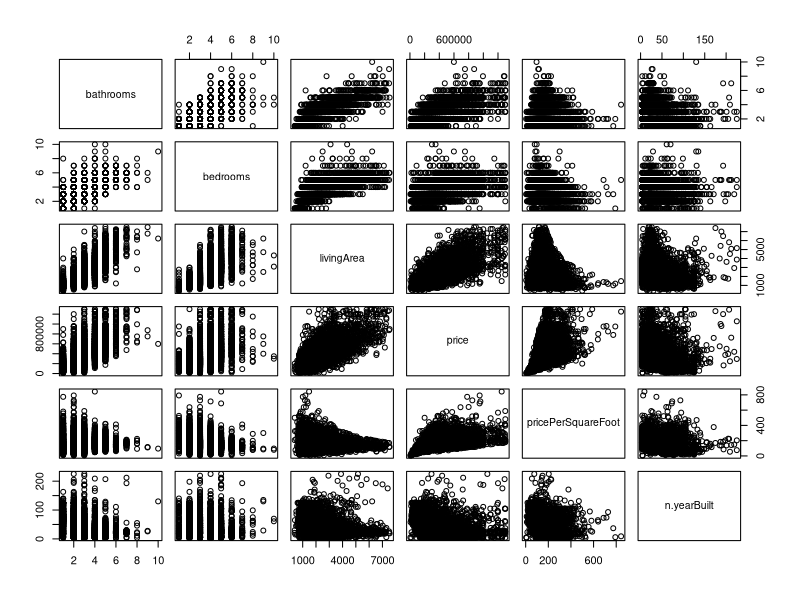
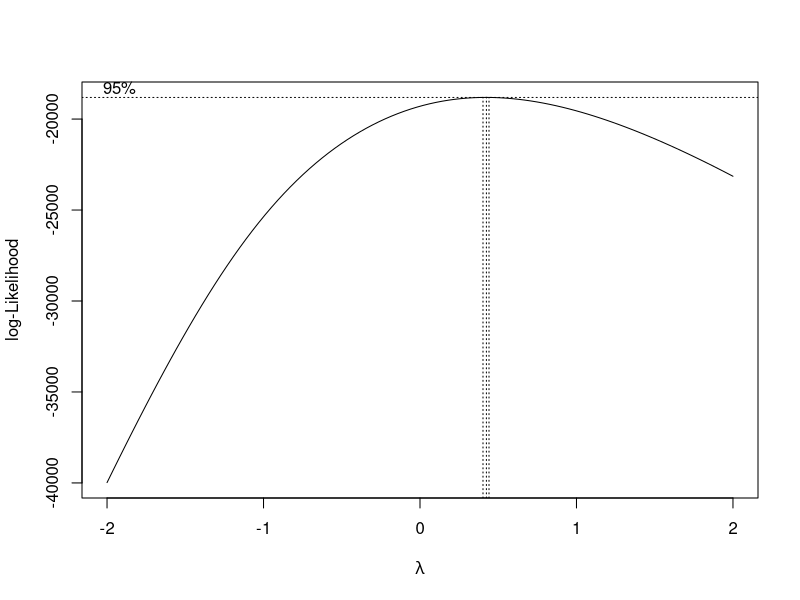
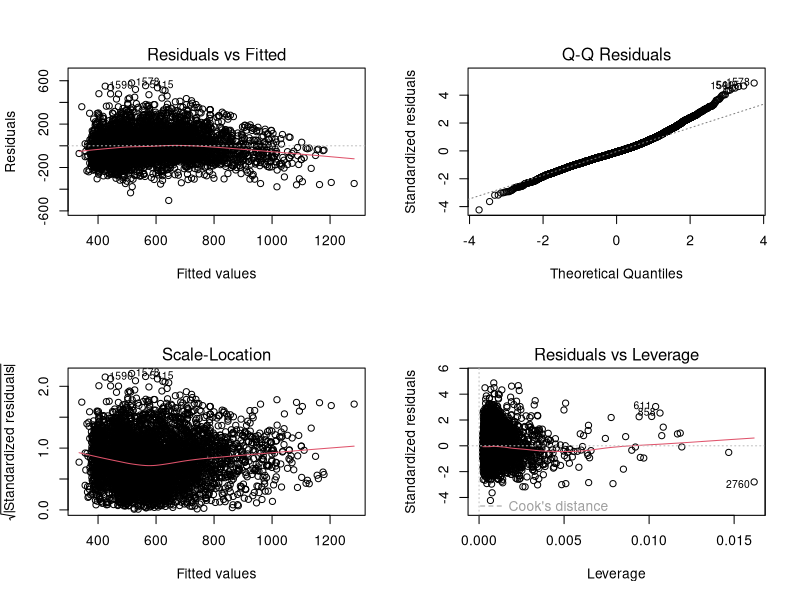

Write R code to recreate these figures, in order. (Note: this script raises an error after producing the figures.)
## ---- chunk 1
# Clear plots
if(!is.null(dev.list())) dev.off()

# Clean workspace
rm(list=ls())

library(car)
library(FactoMineR)
library(lmtest)
library(effects)
library(AER)
library(MASS)
## ---- chunk 2
df <- read.csv("House_Clean2.csv", header = TRUE)

df[sapply(df, is.character)] <- lapply(df[sapply(df, is.character)], as.factor)

# Converting binary columns (only 0 or 1) to factor
df[sapply(df, function(x) all(na.omit(unique(x)) %in% c(0, 1)))] <- 
  lapply(df[sapply(df, function(x) all(na.omit(unique(x)) %in% c(0, 1)))], as.factor)

summary(df)
## ---- chunk 3
num_vars <- names(df)[sapply(df, is.numeric)]
cor(df[,num_vars]) 
plot(df[,num_vars])
## ---- chunk 4
head(df)
m0 <- lm(price ~bedrooms+bathrooms+livingArea+n.yearBuilt, data=df)
summary(m0)
vif(m0)

m0_f <- lm(price ~bedrooms+bathrooms+livingArea+f.yearBuilt, data=df)
summary(m0_f)
vif(m0_f)
# both models have similar AIC and R^2, so we keep the factor yearsBuilt

## ---- chunk 5
boxcox(price ~bedrooms+bathrooms+livingArea+n.yearBuilt, data=df) #we see that sqrt is the suitable tranformation
boxTidwell(sqrt(price) ~ bedrooms+bathrooms+livingArea+n.yearBuilt, data=df) #we put sqrt to livingArea

m1 <- lm(sqrt(price) ~bedrooms+bathrooms+livingArea+n.yearBuilt, data=df)
summary(m1)
vif(m1)
step(m1)
AIC(m1)
par(mfrow=c(2,2))
plot(m1,id=list(n=Inf,labels=row.names(df)))
par(mfrow=c(1,1))

#we remove n.yearBuilt -> higher AIC
m2 <- lm(sqrt(price) ~ bedrooms+bathrooms+livingArea, data=df)
summary(m2)
vif(m2)
anova(m2,m1)
step(m2)
AIC(m2)

#we use the sqrt to livingArea transformation
m3_n <- lm(sqrt(price) ~bedrooms+bathrooms+sqrt(livingArea)+n.yearBuilt, data=df)
summary(m3_n)
vif(m3_n)
anova(m3_n,m1)
step(m3_n)
AIC(m3_n)

#we try to use the factor version of yearBuilt and it yields better results, so we keep this model
m3 <- lm(sqrt(price) ~bedrooms+bathrooms+sqrt(livingArea)+f.yearBuilt, data=df)
summary(m3)
vif(m3)
anova(m3,m1)
step(m3)
AIC(m3)
## ---- chunk 6
marginalModelPlots(m3, id=list(n=0))
residualPlots(m3, id=list(n=0))
avPlots(m3, id=list(n=0))
crPlots(m3, id=list(n=0))
influencePlot(m3, id=list(n=3))
plot(m3)
plot(allEffects(m3))
## ---- chunk 7
# Model with all factors
m_full <- lm(sqrt(price) ~bedrooms+bathrooms+sqrt(livingArea)+f.yearBuilt+levels+garageSpaces+hasGarage+spa+parking+pool+homeType, data=df)
summary(m_full)
Anova(m_full)

# We see that pvalues for hasGarage and spa are lower, we try to exclude them from the model

# Model without hasGarage
m_full2 <- lm(sqrt(price) ~bedrooms+bathrooms+sqrt(livingArea)+f.yearBuilt+levels+garageSpaces+spa+parking+pool+homeType, data=df)
summary(m_full2)
Anova(m_full2)

# Model without hasGarage and spa
m_full3 <- lm(sqrt(price) ~bedrooms+bathrooms+sqrt(livingArea)+f.yearBuilt+levels+garageSpaces+parking+pool+homeType, data=df)
summary(m_full3)
Anova(m_full3)

# Model without spa
m_full4 <- lm(sqrt(price) ~bedrooms+bathrooms+sqrt(livingArea)+f.yearBuilt+levels+garageSpaces+hasGarage+parking+pool+homeType, data=df)
summary(m_full4)
Anova(m_full4)

# AICs are similar, so we keep the simplest model
        #df      AIC
#m_full  20 67250.86
#m_full2 19 67257.26
#m_full3 18 67267.14
#m_full4 19 67260.52

m_step <- step(m_full3, direction = "both", trace = TRUE)
summary(m_step)
AIC(m_step)

marginalModelPlots(m_full3, id=list(n=0))
residualPlots(m_full3, id=list(n=0))
avPlots(m_full3, id=list(n=0))
crPlots(m_full3, id=list(n=0))
influencePlot(m_full3, id=list(n=3))
par(mfrow=c(2,2))
plot(m_full3)
par(mfrow=c(1,1))
## ---- chunk 8
md1 <- lm(sqrt(price)~bathrooms*(f.yearBuilt+levels+garageSpaces+parking+pool+homeType),data=df)
# summary(md1)
step(md1)
# with the step function we conclude that the meaningful interactions with bathroom are
# bathrooms:levels
# bathrooms:garageSpaces
# bathrooms:parking
# bathrooms:homeType

md2 <- lm(sqrt(price)~bedrooms*(f.yearBuilt+levels+garageSpaces+parking+pool+homeType),data=df)
# summary(md2)
step(md2)
# bedrooms:f.yearBuilt
# bedrooms:levels
# bedrooms:garageSpaces
# bedrooms:pool
# bedrooms:homeType

md3 <- lm(sqrt(price)~livingArea*(f.yearBuilt+levels+garageSpaces+parking+pool+homeType),data=df)
# summary(md3)
step(md3)
# livingArea:f.yearBuilt
# livingArea:levels
# livingArea:garageSpaces
# livingArea:parking
# livingArea:homeType

md4 <- lm(sqrt(price)~f.yearBuilt*(levels+garageSpaces+parking+pool+homeType),data=df)
# summary(md4)
step(md4)

#f.yearBuilt:levels
# f.yearBuilt:garageSpaces
# f.yearBuilt:parking 
# f.yearBuilt:pool
# f.yearBuilt:homeType

md5 <- lm(sqrt(price)~levels*(f.yearBuilt+garageSpaces+parking+pool+homeType),data=df)
# summary(md5)
step(md5)
# levels:f.yearBuilt
# levels:garageSpaces
# levels:homeType

md6 <- lm(sqrt(price)~garageSpaces*(f.yearBuilt+levels+parking+pool+homeType),data=df)
# summary(md6)
step(md6)
# garageSpaces:f.yearBuilt
# garageSpaces:levels
# garageSpaces:pool
# garageSpaces:homeType

md7 <- lm(sqrt(price)~parking*(f.yearBuilt+levels+garageSpaces+pool+homeType),data=df)
# summary(md7)
step(md7)
# parking:f.yearBuilt
# parking:homeType

md8 <- lm(sqrt(price)~pool*(f.yearBuilt+levels+garageSpaces+parking+homeType),data=df)
# summary(md8)
step(md8)
# pool:f.yearBuilt
# pool:garageSpaces
# pool:parking
# pool:homeType

md9 <- lm(sqrt(price)~homeType*(f.yearBuilt+levels+garageSpaces+parking+pool),data=df)
# summary(md9)
step(md9)
# homeType:f.yearBuilt
# homeType:levels
# homeType:garageSpaces
# homeType:pool

model <- lm(
  sqrt(price) ~ bedrooms + bathrooms + sqrt(livingArea) + f.yearBuilt +
    levels + garageSpaces + parking + pool + homeType +
    bathrooms:levels +
    bathrooms:garageSpaces +
    bathrooms:parking +
    bathrooms:homeType +
    bedrooms:f.yearBuilt +
    bedrooms:levels +
    bedrooms:garageSpaces +
    bedrooms:pool +
    bedrooms:homeType +
    livingArea:f.yearBuilt +
    livingArea:levels +
    livingArea:garageSpaces +
    livingArea:parking +
    livingArea:homeType +
    f.yearBuilt:levels +
    f.yearBuilt:garageSpaces +
    f.yearBuilt:parking +
    f.yearBuilt:pool +
    f.yearBuilt:homeType +
    levels:garageSpaces +
    levels:homeType +
    garageSpaces:pool +
    garageSpaces:homeType +
    parking:homeType +
    pool:parking +
    pool:homeType,
  data = df
)

#summary(model)
# Anova(model)
## ---- chunk 9

model_reduced <- lm(
  sqrt(price) ~ bedrooms + bathrooms + sqrt(livingArea) + f.yearBuilt +
    levels + garageSpaces + parking + pool + homeType +
    bedrooms:f.yearBuilt +
    bedrooms:homeType +
    f.yearBuilt:livingArea +
    f.yearBuilt:levels +
    f.yearBuilt:garageSpaces +
    f.yearBuilt:parking +
    f.yearBuilt:pool +
    f.yearBuilt:homeType +
    garageSpaces:pool,
  data=df
)

summary(model_reduced)
## ---- chunk 10
marginalModelPlots(model_reduced, id=list(n=0))
#residualPlots(model_reduced, id=list(n=0))
avPlots(model_reduced, id=list(n=0))
#crPlots(model_reduced, id=list(n=0))
influencePlot(model_reduced, id=list(n=3))
par(mfrow=c(2,2))
plot(model_reduced)
par(mfrow=c(1,1))
## ---- chunk 11
llres <- which(abs(rstudent(model_reduced)) > 3)
llhat <- which(hatvalues(model_reduced) > 3 * length(coef(model_reduced)) / nrow(df))
common_outliers <- intersect(llres, llhat)
df[common_outliers, ]

#df <- df[-common_outliers, ]

llcoo<-Boxplot(cooks.distance(model_reduced), id=list(n=10,labels=row.names(df)))
abline(h=4/(nrow(df)-length(coef(model_reduced))))

# we do not use this criterium because sample is large
llCH<-which(cooks.distance(model_reduced) > 4/(nrow(df)-length(coef(model_reduced))));llCH  #278

influencePlot(model_reduced)
df[llres,]
ll<-which(row.names(df) %in% c("611", "1300"));ll

df<-df[-ll,]
## ---- chunk 12
model_reduced_2 <- lm(
  sqrt(price) ~ bedrooms + bathrooms + sqrt(livingArea) + f.yearBuilt +
    levels + garageSpaces + parking + pool + homeType +
    bedrooms:f.yearBuilt +
    bedrooms:homeType +
    f.yearBuilt:livingArea +
    f.yearBuilt:levels +
    f.yearBuilt:garageSpaces +
    f.yearBuilt:parking +
    f.yearBuilt:pool +
    f.yearBuilt:homeType +
    garageSpaces:pool,
  data=df
)

#summary(model_reduced_2)
## ---- chunk 13
llres <- which(abs(rstudent(model_reduced_2)) > 3)
llhat <- which(hatvalues(model_reduced_2) > 3 * length(coef(model_reduced_2)) / nrow(df))
common_outliers <- intersect(llres, llhat)
df[common_outliers, ]

#df <- df[-common_outliers, ]

llcoo<-Boxplot(cooks.distance(model_reduced_2), id=list(n=10,labels=row.names(df)))
influencePlot(model_reduced_2)
df[llres,]
ll<-which(row.names(df) %in% c("4291"));ll

df<-df[-ll,]
## ---- chunk 14

model_reduced_3 <- lm(
  sqrt(price) ~ bedrooms + bathrooms + sqrt(livingArea) + f.yearBuilt +
    levels + garageSpaces + parking + pool + homeType +
    bedrooms:f.yearBuilt +
    bedrooms:homeType +
    f.yearBuilt:livingArea +
    f.yearBuilt:levels +
    f.yearBuilt:garageSpaces +
    f.yearBuilt:parking +
    f.yearBuilt:pool +
    f.yearBuilt:homeType +
    garageSpaces:pool,
  data=df
)

summary(model_reduced_3)
## ---- chunk 15
marginalModelPlots(model_reduced_3, id=list(n=0))
#residualPlots(model_reduced_3, id=list(n=0))
avPlots(model_reduced_3, id=list(n=0))
#crPlots(model_reduced_3, id=list(n=0))
influencePlot(model_reduced_3, id=list(n=3))
par(mfrow=c(2,2))
plot(model_reduced_3)
par(mfrow=c(1,1))
